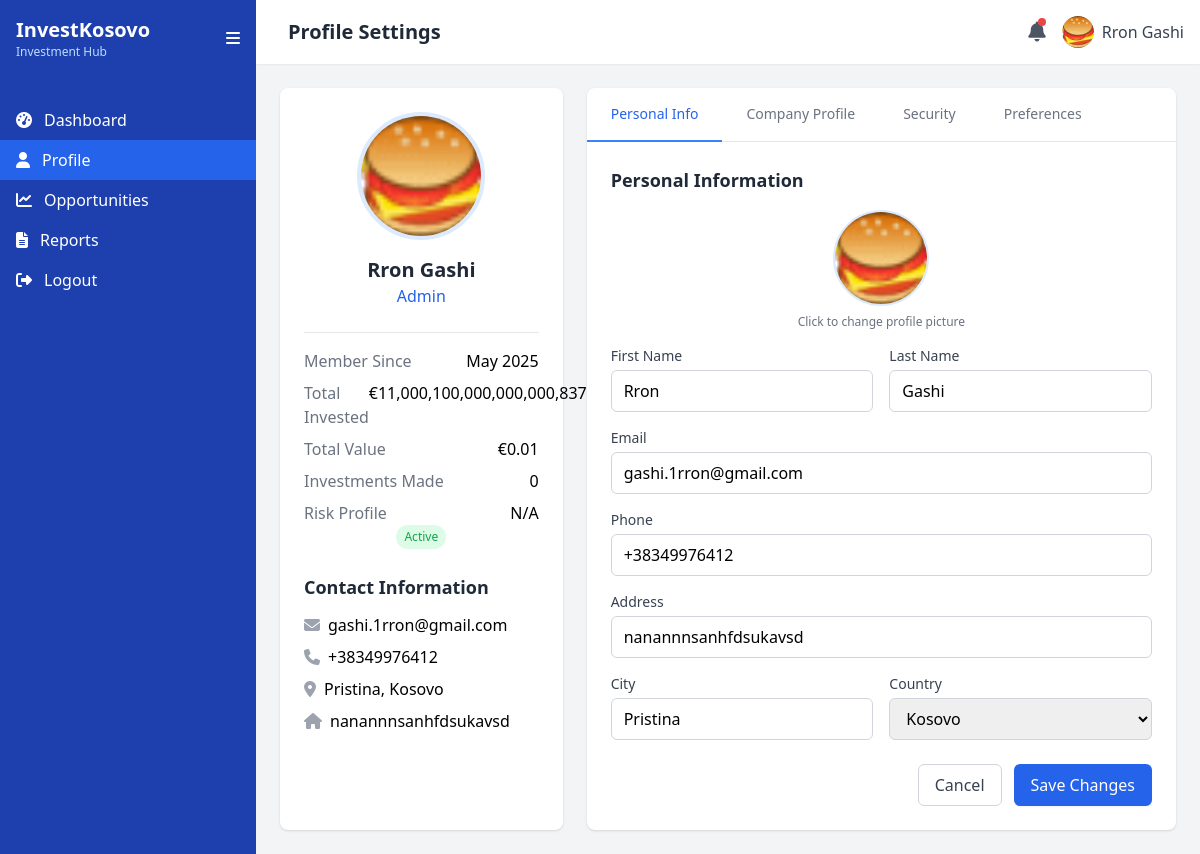
The app's page /profilei.php (signed in) with its own data.
### tables this page shows
CREATE TABLE `users` (
  `user_id` int(11) NOT NULL,
  `full_name` varchar(100) NOT NULL,
  `email` varchar(150) NOT NULL,
  `password_hash` varchar(255) NOT NULL,
  `user_type` enum('investor','admin','expert') DEFAULT 'investor',
  `created_at` datetime DEFAULT current_timestamp(),
  `last_login` datetime DEFAULT NULL,
  `address` varchar(255) DEFAULT NULL,
  `phone` varchar(50) DEFAULT NULL,
  `city` varchar(100) DEFAULT NULL,
  `country` varchar(100) DEFAULT NULL,
  `profile_picture` varchar(255) DEFAULT NULL,
  `total_value` decimal(50,2) DEFAULT NULL,
  `total_invested` decimal(50,2) NOT NULL,
  `risk_profile` varchar(50) DEFAULT NULL,
  `investments_made` int(11) DEFAULT 0,
  `email_verified` tinyint(1) DEFAULT 0
);

### profilei.php (the view, shortened to what the rows shown need)
<?php
require_once 'config.php';
$user_id = $_SESSION['user_id'];
$stmt = $pdo->prepare("SELECT * FROM users WHERE user_id = ?");
$stmt->execute([$user_id]);
$user = $stmt->fetch(PDO::FETCH_ASSOC);
$profilePic = !empty($user['profile_picture']) ? htmlspecialchars($user['profile_picture']) : 'https://randomuser.me/api/portraits/men/32.jpg';
?>
<!DOCTYPE html>
<html lang="en">
<head>
    <script src="https://cdn.tailwindcss.com"></script>
    <link rel="stylesheet" href="https://cdnjs.cloudflare.com/ajax/libs/font-awesome/6.4.0/css/all.min.css">
</head>
<body class="bg-gray-100">
    <div class="flex h-screen overflow-hidden">
        <div class="sidebar bg-blue-800 text-white w-64 fixed h-full">
            <div class="p-4 flex items-center">
                <div class="logo-text">
                    <h1 class="text-xl font-bold">InvestKosovo</h1>
                </div>
            </div>
        </div>
        <div class="main-content flex-1 ml-64 overflow-auto">
            <header class="bg-white shadow-sm">
                <div class="flex justify-between items-center p-4">
                    <div class="flex items-center">
                        <h1 class="text-xl font-semibold text-gray-800 ml-4">Profile Settings</h1>
                    </div>
                    <div class="flex items-center space-x-4">
                        <div class="flex items-center">
                            <img src="<?php echo $profilePic; ?>" alt="User" class="h-8 w-8 rounded-full">
                            <span class="ml-2 text-gray-700"><?php echo htmlspecialchars($user['full_name']); ?></span>
                        </div>
                    </div>
                </div>
            </header>
            <main class="p-6">
                <div class="grid grid-cols-1 lg:grid-cols-3 gap-6">
                    <div class="bg-white rounded-lg shadow p-6">
                        <div class="flex flex-col items-center">
                            <div class="profile-pic-upload mb-4">
                                <img src="<?php echo $profilePic; ?>" alt="Profile" class="h-32 w-32 rounded-full object-cover border-4 border-blue-100">
                            </div>
                            <h2 class="text-xl font-bold text-gray-800"><?php echo htmlspecialchars($user['full_name']); ?></h2>
                            <p class="text-blue-600 mb-2"><?php echo ucfirst(htmlspecialchars($user['user_type'])); ?></p>
                            <div class="w-full border-t border-gray-200 pt-4">
                                <div class="flex justify-between mb-2">
                                    <span class="text-gray-500">Member Since</span>
                                    <span class="font-medium"><?php echo date('M Y', strtotime($user['created_at'])); ?></span>
                                </div>
                                <div class="flex justify-between mb-2">
                                    <span class="text-gray-500">Total Invested</span>
                                    <span class="font-medium"><?php echo isset($user['total_invested']) && $user['total_invested'] !== null ? '€' . number_format($user['total_invested'], 2) : 'N/A'; ?></span>
                                </div>
                                <div class="flex justify-between mb-2">
                                    <span class="text-gray-500">Total Value</span>
                                    <span class="font-medium">
                                        <?php echo isset($user['total_value']) && $user['total_value'] !== null ? '€' . number_format($user['total_value'], 2) : 'N/A'; ?>
                                    </span>
                                </div>
                                <div class="flex justify-between mb-2">
                                    <span class="text-gray-500">Investments Made</span>
                                    <span class="font-medium">
                                        <?php echo isset($user['investments_made']) ? (int)$user['investments_made'] : '0'; ?>
                                    </span>
                                </div>
                                <div class="flex justify-between">
                                </div>
                            </div>
                            <span class="px-2 py-1 bg-green-100 text-green-600 text-xs rounded-full">Active</span>
                            <div class="w-full mt-6">
                                <h3 class="text-lg font-semibold text-gray-800 mb-3">Contact Information</h3>
                                <div class="space-y-2">
                                    <div class="flex items-center">
                                        <i class="fas fa-envelope text-gray-400 mr-2"></i>
                                        <span><?php echo htmlspecialchars($user['email']); ?></span>
                                    </div>
                                    <div class="flex items-center">
                                        <i class="fas fa-phone text-gray-400 mr-2"></i>
                                        <span><?php echo !empty($user['phone']) ? htmlspecialchars($user['phone']) : 'N/A'; ?></span>
                                    </div>
                                    <div class="flex items-center">
                                        <i class="fas fa-map-marker-alt text-gray-400 mr-2"></i>
                                        <span>
                                            <?php
                                                $city = !empty($user['city']) ? htmlspecialchars($user['city']) : '';
                                                $country = !empty($user['country']) ? htmlspecialchars($user['country']) : '';
                                                echo trim($city . ($city && $country ? ', ' : '') . $country) ?: 'N/A';
                                            ?>
                                        </span>
                                    </div>
                                    <div class="flex items-center">
                                        <i class="fas fa-home text-gray-400 mr-2"></i>
                                        <span><?php echo !empty($user['address']) ? htmlspecialchars($user['address']) : 'N/A'; ?></span>
                                    </div>
                                </div>
                            </div>
                        </div>
                    </div>
                    <div class="lg:col-span-2">
                        <div class="bg-white rounded-lg shadow overflow-hidden">
                            <div class="p-6">
                                <div id="personal" class="tab-content active">
                                    <form method="post" enctype="multipart/form-data">
                                        <div class="flex flex-col items-center mb-4">
                                            <div class="profile-pic-upload mb-2">
                                                <img src="<?php echo $profilePic; ?>" alt="Profile" class="h-24 w-24 rounded-full object-cover border-2 border-blue-100">
                                            </div>
                                        </div>
                                        <div class="grid grid-cols-1 md:grid-cols-2 gap-4 mb-4">
                                            <div>
                                                <label class="block text-sm font-medium text-gray-700 mb-1">First Name</label>
                                                <input type="text" name="first_name" value="<?php echo htmlspecialchars(explode(' ', $user['full_name'])[0]); ?>" class="w-full px-3 py-2 border border-gray-300 rounded-md focus:outline-none focus:ring-2 focus:ring-blue-500">
                                            </div>
                                            <div>
                                                <label class="block text-sm font-medium text-gray-700 mb-1">Last Name</label>
                                                <input type="text" name="last_name" value="<?php echo htmlspecialchars(explode(' ', $user['full_name'])[1] ?? ''); ?>" class="w-full px-3 py-2 border border-gray-300 rounded-md focus:outline-none focus:ring-2 focus:ring-blue-500">
                                            </div>
                                        </div>
                                        <div class="mb-4">
                                            <label class="block text-sm font-medium text-gray-700 mb-1">Email</label>
                                            <input type="email" name="email" value="<?php echo htmlspecialchars($user['email']); ?>" class="w-full px-3 py-2 border border-gray-300 rounded-md focus:outline-none focus:ring-2 focus:ring-blue-500">
                                        </div>
                                        <div class="mb-4">
                                            <label class="block text-sm font-medium text-gray-700 mb-1">Phone</label>
                                            <input type="tel" name="phone" value="<?php echo htmlspecialchars($user['phone'] ?? ''); ?>" class="w-full px-3 py-2 border border-gray-300 rounded-md focus:outline-none focus:ring-2 focus:ring-blue-500">
                                        </div>
                                        <div class="mb-4">
                                            <label class="block text-sm font-medium text-gray-700 mb-1">Address</label>
                                            <input type="text" name="address" value="<?php echo htmlspecialchars($user['address'] ?? ''); ?>" class="w-full px-3 py-2 border border-gray-300 rounded-md focus:outline-none focus:ring-2 focus:ring-blue-500">
                                        </div>
                                        <div class="grid grid-cols-1 md:grid-cols-2 gap-4 mb-4">
                                            <div>
                                                <label class="block text-sm font-medium text-gray-700 mb-1">City</label>
                                                <input type="text" name="city" value="<?php echo htmlspecialchars($user['city'] ?? ''); ?>" class="w-full px-3 py-2 border border-gray-300 rounded-md focus:outline-none focus:ring-2 focus:ring-blue-500">
                                            </div>
                                        </div>
                                    </form>
                                </div>
                            </div>
                        </div>
                    </div>
                </div>
            </main>
        </div>
    </div>
</body>
</html>

### records on screen
users: profile_picture (picture), full_name "Rron Gashi", user_type "Admin", created_at "May 2025", total_invested "11,000,100,000,000,000,837,812,224.00", total_value "0.01", investments_made "0", email "gashi.1rron@gmail.com", phone "+38349976412", city+country "Pristina, Kosovo", address "nanannnsanhfdsukavsd", first_name "Rron", last_name "Gashi", city "Pristina"

### other values on screen
form field country "Kosovo"
